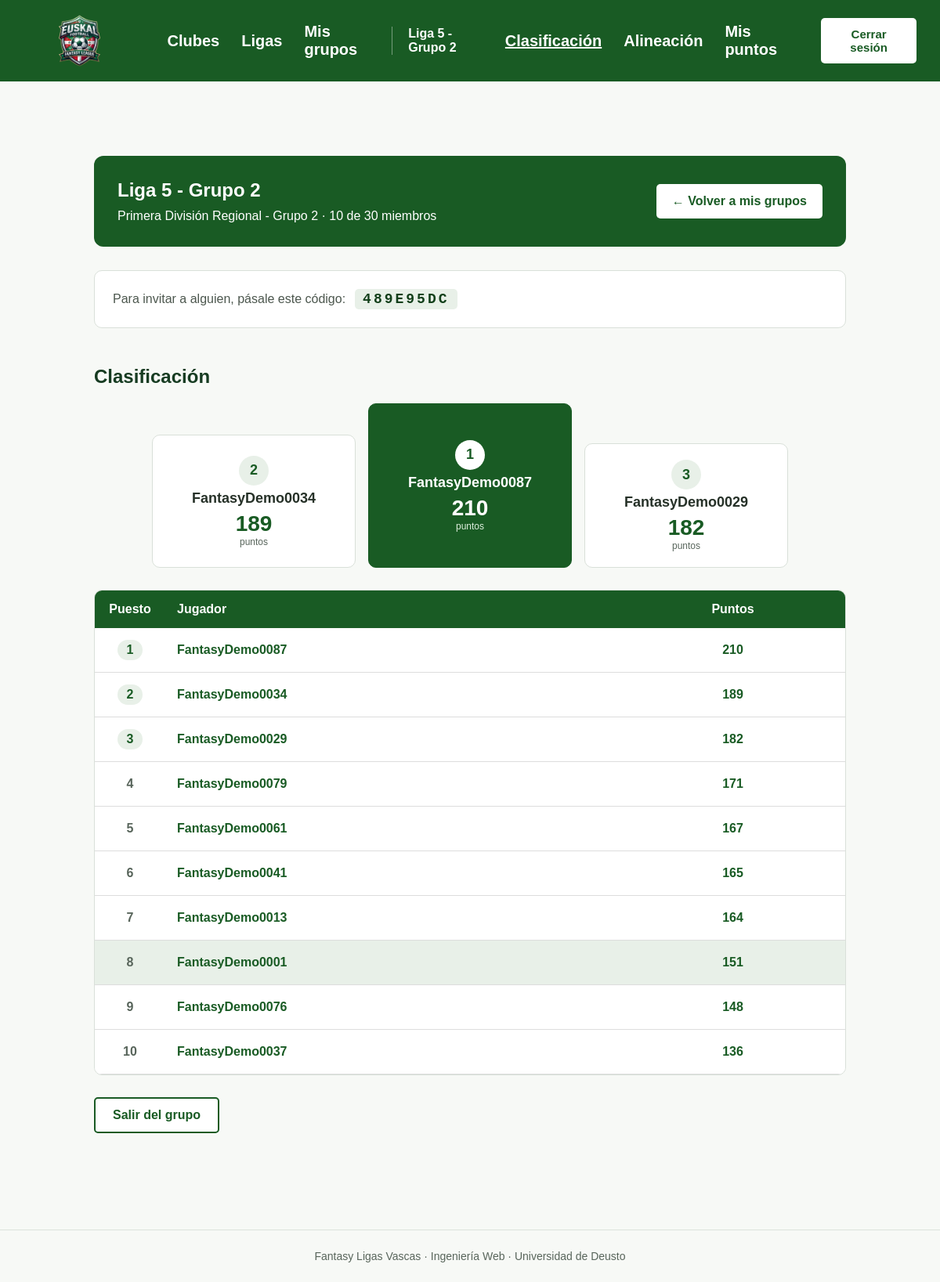
Page /grupos/10/ (signed in) on the committed database.
### fantasy/models.py (models this page shows, shortened)
class Grupo(models.Model):
    MAX_MIEMBROS = 30 # HABRA QUE VER CUANTOS USUARIOS QUEREMOS TENER COMO MAXIMO
    nombre = models.CharField(max_length=100)
    creador = models.ForeignKey(Usuario, null=True, on_delete=models.SET_NULL, related_name="grupos_creados")
    liga = models.ForeignKey(Liga, on_delete=models.CASCADE, related_name="grupos")
    fecha_alta = models.DateField(auto_now_add=True)
    codigo = models.CharField(max_length=8, unique=True, editable=False)
    class Meta:
        verbose_name = "Grupo"
        verbose_name_plural = "Grupos"
        constraints = [ models.UniqueConstraint(
                fields=["creador", "nombre"],
                name="nombre_grupo_unico_por_creador"),
        ]

class Liga(models.Model):
    temporada = models.ForeignKey(Temporada, on_delete=models.CASCADE, related_name="ligas",null=True,blank=True)
    nombre = models.CharField(max_length=100)
    categoria=models.CharField(max_length=100)
    grupo=models.PositiveSmallIntegerField(null=True, blank=True)
    class Meta: # Para visualizar el nombre en singular y plural del modelo en ADMIN
            verbose_name = "Liga"
            verbose_name_plural = "Ligas"
            constraints = [ models.UniqueConstraint(
                fields=["temporada", "nombre"],
                name="liga_unica_por_temporada"
            ),
            ]

class Membresia(models.Model):
    usuario = models.ForeignKey(Usuario, on_delete=models.CASCADE, related_name="membresias")
    grupo = models.ForeignKey(Grupo, on_delete=models.CASCADE, related_name="membresias")
    fecha_alta = models.DateField(auto_now_add=True)
    puntos = models.IntegerField(default=0)
    class Meta:
        verbose_name = "Membresia"
        verbose_name_plural = "Membresias"
        ordering = ["-puntos"]
        constraints = [
            models.UniqueConstraint(
                fields=["usuario", "grupo"],
                name="un_usuario_una_membresia_por_grupo"),
        ]

class Usuario(AbstractUser):
    email = models.EmailField(unique=True)
    alias = models.CharField(max_length=30, unique=True)
    USERNAME_FIELD = "email"
    REQUIRED_FIELDS = ["username", "alias"]
    class Meta:
        verbose_name = "Usuario"
        verbose_name_plural = "Usuarios"

### fantasy/views.py (the view)
# urls.py: path("grupos/<int:pk>/", views.clasificacion_grupo, name="clasificacion"),
@login_required
def clasificacion_grupo(request, pk):
    grupo = get_object_or_404(Grupo, pk=pk)
    if not grupo.membresias.filter(usuario=request.user).exists():
        return redirect("unirse_grupo")
    request.session["grupo_activo_id"] = grupo.pk
    ranking = (
        grupo.membresias
        .select_related("usuario")
        .order_by("-puntos", "usuario__alias")
    )
    return render(request, "fantasy/grupos/clasificacion.html",
                  {"grupo": grupo, "ranking": ranking})

### fantasy/context_processors.py (called while the page is built)
def grupo_activo(request):
    if not request.user.is_authenticated:
        return {}
    match = request.resolver_match
    if match is None or match.url_name not in URLS_DE_GRUPO:
        return {}
    grupo_id = request.session.get("grupo_activo_id")
    if not grupo_id:
        return {}
    membresia = (
        Membresia.objects
        .filter(usuario=request.user, grupo_id=grupo_id)
        .select_related("grupo")
        .first()
    )
    if membresia is None:
        return {}
    return {"grupo_activo": membresia.grupo, "membresia_activa": membresia}

### fantasy/templates/fantasy/grupos/clasificacion.html (shortened to what this page needs)
{% extends "fantasy/base.html" %}
{% block content %}
<div class="container">
    <section class="section">
        <div class="liga-portada clasif-portada">
            <div>
                <h1>{{ grupo.nombre }}</h1>
                <p>{{ grupo.liga.nombre }} · {{ grupo.membresias.count }} de {{ grupo.MAX_MIEMBROS }} miembros</p>
            </div>
            <a href="{% url 'mis_grupos' %}" class="btn-registro">
                ← Volver a mis grupos
            </a>
        </div>
        <div class="card clasif-invitar">
            <p>Para invitar a alguien, pásale este código:</p>
            <strong class="codigo">{{ grupo.codigo }}</strong>
        </div>
    </section>
    <section class="section">
        <h2>Clasificación</h2>
        {% if ranking|length >= 3 and ranking.0.puntos > 0 %}
            <div class="podio">
                <a href="{% url 'lista_puntos' ranking.0.pk %}"
                   class="podio-puesto podio-primero{% if ranking.0.usuario == request.user %} es-yo{% endif %}">
                    <span class="podio-pos">1</span>
                    <span class="podio-nombre">{{ ranking.0.usuario.alias }}</span>
                    <span class="podio-pts">{{ ranking.0.puntos }}<small>puntos</small></span>
                </a>
                <a href="{% url 'lista_puntos' ranking.1.pk %}"
                   class="podio-puesto podio-segundo{% if ranking.1.usuario == request.user %} es-yo{% endif %}">
                    <span class="podio-pos">2</span>
                    <span class="podio-nombre">{{ ranking.1.usuario.alias }}</span>
                    <span class="podio-pts">{{ ranking.1.puntos }}<small>puntos</small></span>
                </a>
                <a href="{% url 'lista_puntos' ranking.2.pk %}"
                   class="podio-puesto podio-tercero{% if ranking.2.usuario == request.user %} es-yo{% endif %}">
                    <span class="podio-pos">3</span>
                    <span class="podio-nombre">{{ ranking.2.usuario.alias }}</span>
                    <span class="podio-pts">{{ ranking.2.puntos }}<small>puntos</small></span>
                </a>
            </div>
        {% endif %}
        {% if ranking %}
            <div class="clasif-caja">
                <table class="tabla-liga">
                    <thead>
                        <tr>
                            <th scope="col">Puesto</th>
                            <th scope="col">Jugador</th>
                            <th scope="col">Puntos</th>
                        </tr>
                    </thead>
                    <tbody>
                        {% for p in ranking %}
                            <tr {% if p.usuario == request.user %}class="yo"{% endif %}>
                                <td class="col-puesto">
                                    <span class="puesto-badge{% if forloop.counter <= 3 %} top{% endif %}">{{ forloop.counter }}</span>
                                </td>
                                <td class="nombre-equipo">
                                    <a href="{% url 'lista_puntos' p.pk %}">{{ p.usuario.alias }}</a>
                                </td>
                                <td class="puntos-equipo">{{ p.puntos }}</td>
                            </tr>
                        {% endfor %}
                    </tbody>
                </table>
            </div>
        {% else %}
            <p class="vacio">Aún no hay miembros en este grupo.</p>
        {% endif %}
        {% if grupo.creador != request.user %}
            <form method="post" action="{% url 'salir_grupo' grupo.pk %}" class="salir">
                <button type="submit" class="boton boton-sec">Salir del grupo</button>
            </form>
        {% endif %}
    </section>
</div>
{% endblock %}

### fantasy/templates/fantasy/base.html (shortened to what this page needs)
{% load static %}
<!DOCTYPE html>
<html lang="es">
<head>
    <link rel="stylesheet" href="{% static 'css/style.css' %}">
</head>
<body>
    <header class="navbar">
        <div class="navbar-brand">
            <a href="{% url 'index' %}">
                <img src="{% static 'img/logo.png' %}" alt="Fantasy Ligas Vascas" class="navbar-logo">
            </a>
</div>
        <nav class="navbar-links">
            <a href="{% url 'lista_clubes' %}">Clubes</a>
            <a href="{% url 'ligas_actuales' %}">Ligas</a>
            {% if user.is_authenticated %}
                <a href="{% url 'mis_grupos' %}">Mis grupos</a>
                {% if grupo_activo %}
                    <span class="navbar-grupo">{{ grupo_activo.nombre }}</span>
                    <a href="{% url 'clasificacion' grupo_activo.pk %}"
                       {% if request.resolver_match.url_name == 'clasificacion' %}aria-current="page"{% endif %}>Clasificación</a>
                    <a href="{% url 'alineacion' grupo_activo.pk %}"
                       {% if request.resolver_match.url_name == 'alineacion' %}aria-current="page"{% endif %}>Alineación</a>
                    <a href="{% url 'lista_puntos' membresia_activa.pk %}"
                       {% if request.resolver_match.url_name == 'lista_puntos' and request.resolver_match.kwargs.pk == membresia_activa.pk %}aria-current="page"{% endif %}>Mis puntos</a>
                {% endif %}
            {% endif %}
        </nav>
        <div class="navbar-auth">
            {% if user.is_authenticated %}
                <form method="post" action="{% url 'logout' %}">
                <button type="submit" class="btn-logout">
                    Cerrar sesión
                </button>
            </form>
            {% else %}
                <a href="{% url 'login' %}">Iniciar sesión</a>
                <a href="{% url 'registro' %}" class="btn-registro">Registrarse</a>
            {% endif %}
        </div>
    </header>
    <main>
        {% block content %}{% endblock %}
    </main>
    <footer class="footer">
        Fantasy Ligas Vascas · Ingeniería Web · Universidad de Deusto
    </footer>
</body>
</html>

### rows in the picture
Grupo: nombre "Liga 5 - Grupo 2", liga.nombre "Primera División Regional - Grupo 2", membresias.count "10", MAX_MIEMBROS "30", codigo "489E95DC"
Membresia: usuario.alias "FantasyDemo0087", puntos "210"
Membresia: usuario.alias "FantasyDemo0034", puntos "189"
Membresia: usuario.alias "FantasyDemo0029", puntos "182"
Membresia: usuario.alias "FantasyDemo0079", puntos "171"
Membresia: usuario.alias "FantasyDemo0061", puntos "167"
Membresia: usuario.alias "FantasyDemo0041", puntos "165"
Membresia: usuario.alias "FantasyDemo0013", puntos "164"
Membresia: usuario.alias "FantasyDemo0001", puntos "151"
Membresia: usuario.alias "FantasyDemo0076", puntos "148"
Membresia: usuario.alias "FantasyDemo0037", puntos "136"
